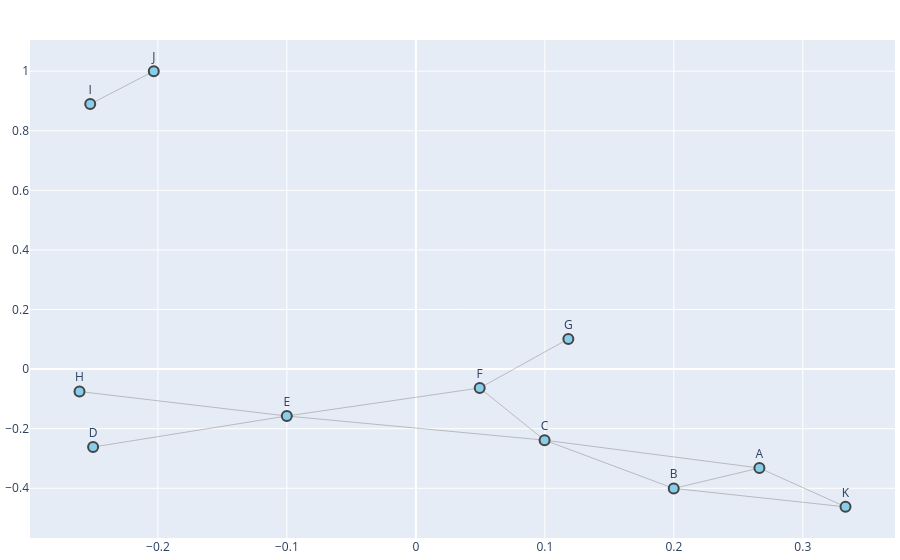

Source (notebook cell):
### Markdown cell above
### Plot with plotly

### Code cell
# G = nx.karate_club_graph()
pos = nx.spring_layout(G)

edge_x = []
edge_y = []
for edge in G.edges():
    x0, y0 = pos[edge[0]]
    x1, y1 = pos[edge[1]]
    edge_x += [x0, x1, None]
    edge_y += [y0, y1, None]

edge_trace = go.Scatter(x=edge_x, y=edge_y,
                        line=dict(width=0.5, color='#888'),
                        hoverinfo='none',
                        mode='lines')

node_x=[]
node_y = []
for node in G.nodes():
    x, y = pos[node]
    node_x.append(x)
    node_y.append(y)

node_trace = go.Scatter(x=node_x, y=node_y,
                        mode='markers+text',
                        text=[str(n) for n in G.nodes()],
                        textposition='top center',
                        hoverinfo='text',
                        marker=dict(showscale=False,
                                    color='skyblue',
                                    size=10,
                                    line_width=2))

fig = go.Figure(data=[edge_trace, node_trace],
                layout=go.Layout(showlegend=False,
                                 hovermode='closest',
                                 margin=dict(b=20, l=5, r=5, t=40)))

fig.show()

### Figure 1 — Plotly figure (JSON) as saved in the notebook; plotly's stock layout.template omitted (floating-point values rounded to 4 significant figures)
{"data": [{"hoverinfo": "none", "line": {"color": "#888", "width": 0.5}, "mode": "lines", "type": "scatter", "x": [0.2664, 0.3331, null, 0.2664, 0.1999, null, 0.2664, 0.0998, null, 0.3331, 0.1999, null, 0.1999, 0.0998, null, 0.0998, -0.1001, null, 0.0998, 0.04949, null, -0.1001, -0.2503, null, -0.1001, 0.04949, null, -0.1001, -0.2608, null, 0.04949, 0.1182, null, -0.2525, -0.2032, null], "y": [-0.3319, -0.4623, null, -0.3319, -0.4004, null, -0.3319, -0.2385, null, -0.4623, -0.4004, null, -0.4004, -0.2385, null, -0.2385, -0.1574, null, -0.2385, -0.06343, null, -0.1574, -0.2617, null, -0.1574, -0.06343, null, -0.1574, -0.07526, null, -0.06343, 0.1014, null, 0.8894, 1, null]}, {"hoverinfo": "text", "marker": {"color": "skyblue", "line": {"width": 2}, "showscale": false, "size": 10}, "mode": "markers+text", "text": ["A", "K", "B", "C", "E", "F", "D", "H", "G", "I", "J"], "textposition": "top center", "type": "scatter", "x": [0.2664, 0.3331, 0.1999, 0.0998, -0.1001, 0.04949, -0.2503, -0.2608, 0.1182, -0.2525, -0.2032], "y": [-0.3319, -0.4623, -0.4004, -0.2385, -0.1574, -0.06343, -0.2617, -0.07526, 0.1014, 0.8894, 1]}], "layout": {"hovermode": "closest", "margin": {"b": 20, "l": 5, "r": 5, "t": 40}, "showlegend": false}}
